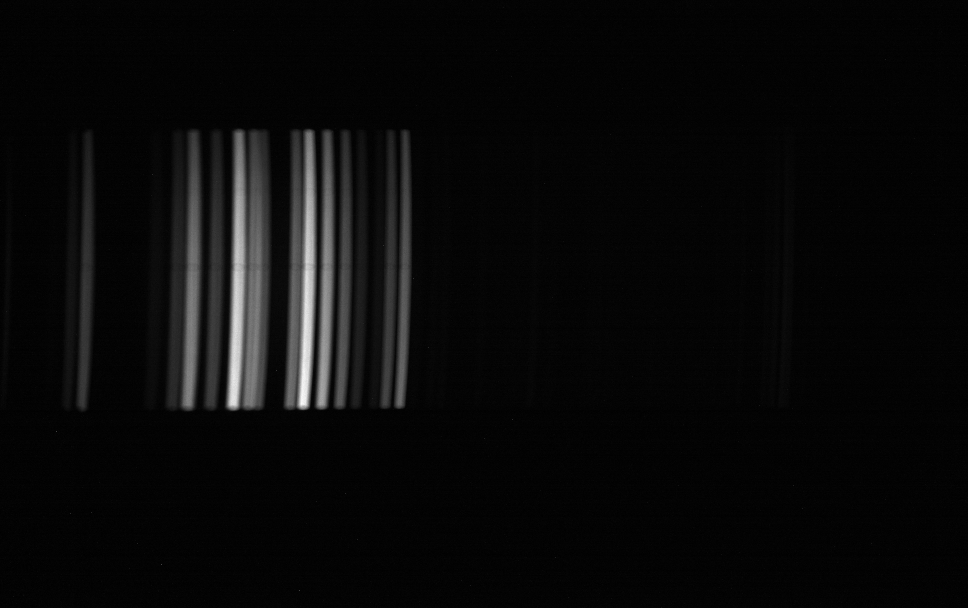
#> input picture calibration/ar_200ms.png, 1936 x 1216 px (shown at 1/2 size)
$ python Ar_wavelength_calibr.py
#> lines starting #> are read from the running program, lines starting #| are printed output that depends on the picture; long printed decimals are rounded
#!/usr/bin/env python3
"""
This script uses:
- INPUTS (originals):  ar_200ms.png, hg_200ms.png
- Flips originals horizontally (spectral axis) before any processing
- Preprocess: crop rows [roi_top:roi_bottom], bin along x (binning_factor)
- Process: integrate spectrum, align Ar->Hg, estimate alpha, subtract alpha*Ar from Hg
- Detect peaks and plot spectra
- Fit linear + quadratic calibration using your chosen pixel_points and nm_points
- Saves outputs
"""
import os
import cv2
import numpy as np
import matplotlib.pyplot as plt
from scipy.signal import correlate, find_peaks

#Set to True to save debug images
save_debug_images = False

# Base directory
base_dir = os.path.dirname(os.path.abspath(__file__))

# Debug folder
debug_dir = os.path.join(base_dir, "debug_calib")
if save_debug_images:
    os.makedirs(debug_dir, exist_ok=True)

# -----------------------------
# CONFIG
# -----------------------------
# Originals (these must exist in same folder as this script)
ar_original_name = "ar_200ms.png"
hg_original_name = "hg_200ms.png"

# Flip originals horizontally
flip_original_x = True

# Preprocess settings (must match camera config)
roi_top = 248
roi_bottom = 803
binning_factor = 2

# Spectrum integration ROI inside the preprocessed image
y_roi = (0, 555)

# Alignment search window (pixels)
max_shift = 10

# Peak detection parameters. How many pixels we are willing to move the spectrums to get them to overlap.
#The other ones - what counts as a peak. 12% of max to be a peak, 10 pixels in distance from each other, and prominence lets ut know how much a peak is sticking up from the neighbours.
min_height_rel = 0.12
min_distance = 10
prominence_rel = 0.03

# Peaks (pixels) selected (from Ar aligned) for calibration (Found by running the script and looking at the printed peaks).
pixel_points = np.array([564, 579, 608, 625, 643, 661, 731, 754, 777, 883], dtype=float)

# Corresponding known wavelengths (from Maries thesis)(nm)
nm_points = np.array([696.54, 706.72, 727.29, 738.40, 750.93, 763.51, 810.95, 826.45, 841.64, 912.30], dtype=float)


# -----------------------------
# CALIBRATION FUNCTIONS (fitted functions)
# -----------------------------
#From previous runs. If anything in script changes - change these too.
def pixel_to_nm_linear(pixel):
    return 0.6773347176 * pixel + 315.1920552541


def pixel_to_nm_quadratic(pixel):
    return -5.6694394352e-05 * pixel**2 + 0.7583713843 * pixel + 286.8160173070


def wavelength_axis(width: int):
    p = np.arange(width, dtype=float)
    return pixel_to_nm_quadratic(p)


# -----------------------------
# I/O + PREPROCESS
# -----------------------------
def load_gray(path: str, flip_x: bool = False) -> np.ndarray:
    image = cv2.imread(path, cv2.IMREAD_UNCHANGED)
    if image is None:
        raise FileNotFoundError(f"Could not read: {path}")

    if image.ndim == 3:
        image = cv2.cvtColor(image, cv2.COLOR_BGR2GRAY)

    image = image.astype(np.float32)

    if flip_x:
        image = np.fliplr(image)

    return image


def bin_image_x(image: np.ndarray, factor: int) -> np.ndarray:
    h, w = image.shape
    new_w = w // factor
    image = image[:, :new_w * factor]  # trim to multiple
    binned = image.reshape(h, new_w, factor).mean(axis=2)
    return binned


def preprocess(image: np.ndarray) -> np.ndarray:
    # Crop in Y (rows)
    cropped = image[roi_top:roi_bottom, :]
    # Bin in X (spectral axis)
    binned = bin_image_x(cropped, binning_factor)
    return binned


def save_u8(path: str, image: np.ndarray) -> None:
    os.makedirs(os.path.dirname(path) or ".", exist_ok=True)
    cv2.imwrite(path, np.clip(image, 0, 255).astype(np.uint8))


# -----------------------------
# SPECTRUM + ALIGN + SUBTRACT
# -----------------------------
def integrated_spectrum(image: np.ndarray, y_roi_local):
    y0, y1 = y_roi_local
    if y1 is None:
        y1 = image.shape[0]
    return image[y0:y1, :].sum(axis=0)


def find_shift(spec_ref: np.ndarray, spec_to_align: np.ndarray, max_shift_local: int = 10) -> int:
    corr = correlate(spec_ref, spec_to_align, mode="full")
    center = len(corr) // 2
    search = corr[center - max_shift_local: center + max_shift_local + 1]
    dx = int(np.argmax(search) - max_shift_local)
    return dx


def estimate_alpha(spec_hg: np.ndarray, spec_ar: np.ndarray, mask=None) -> float:
    if mask is None:
        mask = np.ones_like(spec_hg, dtype=bool)
    num = np.sum(spec_hg[mask] * spec_ar[mask])
    den = np.sum(spec_ar[mask] ** 2)
    return float(num / den) if den > 0 else 0.0

def subtract_ar_from_hg_images(hg_img: np.ndarray, ar_img: np.ndarray, y_roi_local, max_shift_local=10, show_debug=True):
    spec_hg = integrated_spectrum(hg_img, y_roi_local)
    spec_ar = integrated_spectrum(ar_img, y_roi_local)

    dx = find_shift(spec_hg, spec_ar, max_shift_local=max_shift_local)

    spec_ar_shifted = np.roll(spec_ar, dx)
    ar_img_shifted = np.roll(ar_img, dx, axis=1)

    alpha = estimate_alpha(spec_hg, spec_ar_shifted)

    spec_hg_only = np.clip(spec_hg - alpha * spec_ar_shifted, 0, None)
    hg_img_only = np.clip(hg_img - alpha * ar_img_shifted, 0, None)

    if show_debug:
        print(f"Alignment dx = {dx} pixels")
        print(f"Scaling alpha = {alpha:.4f}")

        plt.figure(figsize=(10, 4))
        plt.plot(spec_hg, label="Hg (mixed)")
        plt.plot(alpha * spec_ar_shifted, label="α · Ar (aligned)")
        plt.plot(spec_hg_only, label="Hg only", linewidth=2)
        plt.legend()
        plt.xlabel("Pixel (dispersion)")
        plt.ylabel("Integrated intensity")
        plt.title("Hg − α·Ar (capped at 0)")
        plt.tight_layout()
        plt.show()

    return hg_img_only, spec_hg_only, ar_img_shifted, spec_ar_shifted, dx, alpha


# -----------------------------
# PEAK DETECTION + PLOTTING
# -----------------------------
def find_peaks_in_spectrum(spec: np.ndarray):
    spec = np.asarray(spec, dtype=np.float32)
    max_val = float(spec.max())
    if max_val <= 0:
        raise ValueError("Spectrum has no positive signal (max <= 0).")

    height = min_height_rel * max_val
    prominence = prominence_rel * max_val

    peaks_idx, props = find_peaks(
        spec,
        height=height,
        distance=min_distance,
        prominence=prominence
    )

    peak_vals = spec[peaks_idx]
    order = np.argsort(peak_vals)[::-1]
    return peaks_idx[order], peak_vals[order], props


def print_peaks(name: str, peaks_idx: np.ndarray, peak_vals: np.ndarray, max_print: int = 25):
    print(f"\n{name}: Found {len(peaks_idx)} peaks.")
    for i, (p, v) in enumerate(zip(peaks_idx[:max_print], peak_vals[:max_print]), start=1):
        print(f"{i:2d}: pixel={int(p):4d}, intensity={float(v):.1f}")


def plot_spectrum_with_peaks(spec: np.ndarray, peaks_idx: np.ndarray, title: str):
    plt.figure(figsize=(10, 4))
    plt.plot(spec, label=title)
    if len(peaks_idx) > 0:
        plt.plot(peaks_idx, spec[peaks_idx], "x", label="Peaks")
    plt.xlabel("Pixel")
    plt.ylabel("Integrated intensity")
    plt.title(title)
    plt.legend()
    plt.tight_layout()
    plt.show()


# -----------------------------
# FIT CALIBRATION
# -----------------------------
def fit_linear_and_quadratic(pixel: np.ndarray, nm: np.ndarray):
    c1 = np.polyfit(pixel, nm, 1)
    nm1 = np.polyval(c1, pixel)
    rms1 = float(np.sqrt(np.mean((nm1 - nm) ** 2)))
    max_err1 = float(np.max(np.abs(nm1 - nm)))
    end_errs1 = (float(nm1[0] - nm[0]), float(nm1[-1] - nm[-1]))

    c2 = np.polyfit(pixel, nm, 2)
    nm2 = np.polyval(c2, pixel)
    rms2 = float(np.sqrt(np.mean((nm2 - nm) ** 2)))
    max_err2 = float(np.max(np.abs(nm2 - nm)))

    return (c1, rms1, max_err1, end_errs1), (c2, rms2, max_err2), nm1, nm2


def print_fit_and_errors(pixel: np.ndarray, nm: np.ndarray, coeff2: np.ndarray):
    nm_fit = np.polyval(coeff2, pixel)
    error = nm_fit - nm
    max_error = float(np.max(np.abs(error)))
    rms_error = float(np.sqrt(np.mean(error ** 2)))

    a, b, c = coeff2
    print("\Calibration:")
    print(f"nm = {a:.10e} * p^2 + {b:.10f} * p + {c:.10f}")
    print(f"Quadratic max |error| = {max_error:.3f} nm")

    print("\nError per point (nm):")
    for p, real, pred in zip(pixel, nm, nm_fit):
        print(f"pixel {p:4.0f}:  real={real:8.2f}   pred={pred:8.2f}   err={pred-real:6.3f}")

    print(f"\nRMS error: {rms_error:.3f} nm")


def plot_calibration(pixel: np.ndarray, nm: np.ndarray, coeff2: np.ndarray):
    xx = np.linspace(float(pixel.min()) - 50, float(pixel.max()) + 50, 500)
    plt.figure(figsize=(6, 4))
    plt.scatter(pixel, nm, label="Measured lines")
    plt.plot(xx, np.polyval(coeff2, xx), label="Calibration fit")
    plt.xlabel("Pixel")
    plt.ylabel("Wavelength (nm)")
    plt.legend()
    plt.tight_layout()
    plt.show()


# -----------------------------
# MAIN
# -----------------------------
def main():
    # ---- 0) Load ORIGINALS ----
    ar_path = os.path.join(base_dir, ar_original_name)
    hg_path = os.path.join(base_dir, hg_original_name)

    ar_orig = load_gray(ar_path, flip_x=flip_original_x)
#> in load_gray, image is the input picture: shape (1216, 1936); min 0, max 255, mean 9.5
    hg_orig = load_gray(hg_path, flip_x=flip_original_x)
#> call 2 of load_gray, with path = 'calibration/hg_200ms.png', flip_x = True
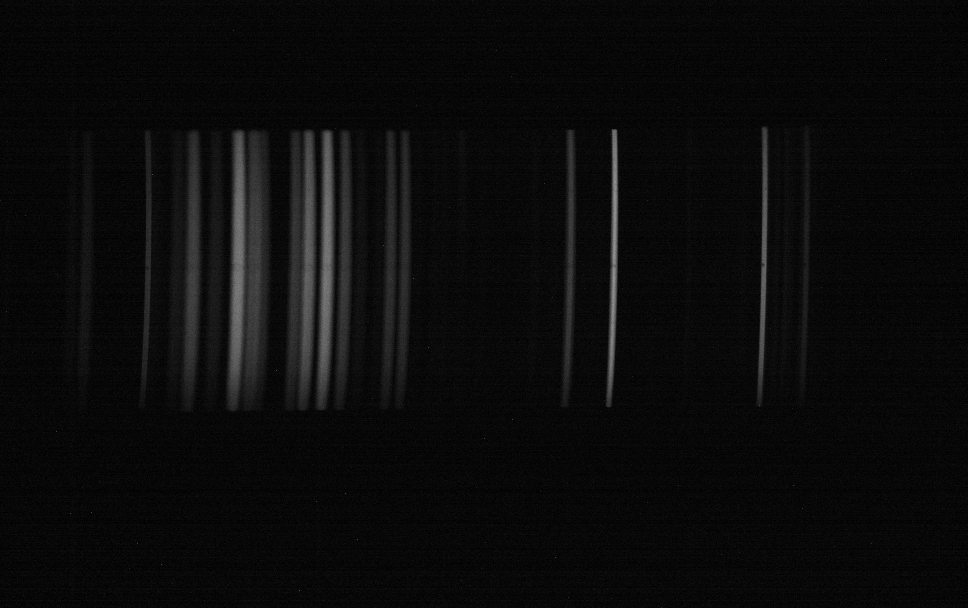
#> input picture calibration/hg_200ms.png, 1936 x 1216 px (shown at 1/2 size)
#> in load_gray, image is the input picture: shape (1216, 1936); min 0, max 255, mean 11.1

    print(f"Loaded originals:")
    print(f"  ar: {ar_original_name} shape={ar_orig.shape} flip_x={flip_original_x}")
#|   ar: ar_200ms.png shape=(1216, 1936) flip_x=True
    print(f"  hg: {hg_original_name} shape={hg_orig.shape} flip_x={flip_original_x}")
#|   hg: hg_200ms.png shape=(1216, 1936) flip_x=True


    # ---- 1) Preprocess (crop y + bin x) ----
    ar_pre = preprocess(ar_orig)
    hg_pre = preprocess(hg_orig)
#> in preprocess (call 2), `cropped = image[roi_top:roi_bottom, :]`:
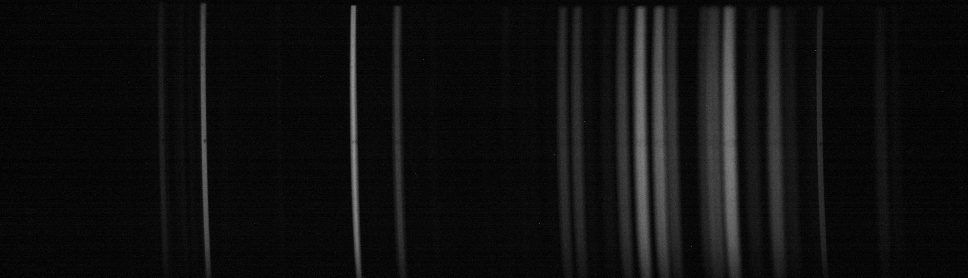
#> cropped: shape (555, 1936) float32 (shown at 1/2 size); min 0, max 255, mean 15.8
#> call 2 of bin_image_x, with factor = 2
#> in bin_image_x (call 2), `binned = image.reshape(h, new_w, factor).mean(axis=2)`:
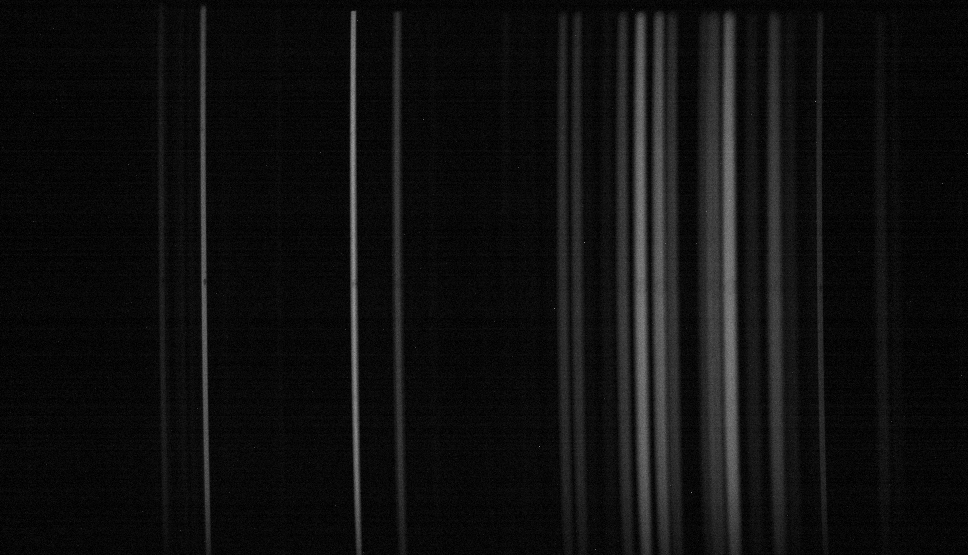
#> binned: shape (555, 968) float32; min 0, max 155.5, mean 15.8

    print(f"\nPreprocess:")
    print(f"  ar: {ar_orig.shape} -> {(roi_bottom-roi_top, ar_orig.shape[1])} -> {ar_pre.shape}")
#|   ar: (1216, 1936) -> (555, 1936) -> (555, 968)
    print(f"  hg: {hg_orig.shape} -> {(roi_bottom-roi_top, hg_orig.shape[1])} -> {hg_pre.shape}")
#|   hg: (1216, 1936) -> (555, 1936) -> (555, 968)

    # ---- 2) Spectra + Align + Subtract ----
    # 2.1 Ar spectrum (raw / preprocessed)
    ar_spec = integrated_spectrum(ar_pre, y_roi)
#> ar_spec = 968 values, max 103303 at index 660, min 1417.5 at index 18, mean 9478.7
    ar_peaks_idx, ar_peak_vals, _ = find_peaks_in_spectrum(ar_spec)
#> in find_peaks_in_spectrum, `spec = np.asarray(spec, dtype=np.float32)`: spec has the same summary as ar_spec in main
#> in find_peaks_in_spectrum, `max_val = float(spec.max())`: max_val = 103303
#> in find_peaks_in_spectrum, `height = min_height_rel * max_val`: height = 12396.4
#> in find_peaks_in_spectrum, `prominence = prominence_rel * max_val`: prominence = 3099.1
#> in find_peaks_in_spectrum, `peaks_idx, props = find_peaks( spec, height=height, distance=min_dista..`: peaks_idx = [563, 578, 607, 624, 642, 660, 673, 715, 730, 753, 776, 882]; props = 4 items
#> in find_peaks_in_spectrum, `peak_vals = spec[peaks_idx]`: peak_vals = [41738, 27520.5, 13749.5, 37455.5, 67434, 103303, 47097, 53819.5, 96713.5, 27185.5, 56333.5, 23968.5]
#> in find_peaks_in_spectrum, `order = np.argsort(peak_vals)[::-1]`: order = [5, 8, 4, 10, 7, 6, 0, 3, 1, 9, 11, 2]
#> ar_peaks_idx = [660, 730, 642, 776, 715, 673, 563, 624, 578, 753, 882, 607]; ar_peak_vals = [103303, 96713.5, 67434, 56333.5, 53819.5, 47097, 41738, 37455.5, 27520.5, 27185.5, 23968.5, 13749.5]
    print_peaks("Ar (preprocessed)", ar_peaks_idx, ar_peak_vals)
#| Ar (preprocessed): Found 12 peaks.
#> the loop in print_peaks, `for i, (p, v) in enumerate(zip(peaks_idx[:max_print], peak_vals[:max_p..` made 12 passes
#> (p, v) on passes 1 to 12: (660, 103303), (730, 96713.5), (642, 67434), (776, 56333.5), (715, 53819.5), (673, 47097), (563, 41738), (624, 37455.5), (578, 27520.5), (753, 27185.5), (882, 23968.5), (607, 13749.5)
#|  1: pixel= 660, intensity=103303.0
#|  2: pixel= 730, intensity=96713.5
#|  3: pixel= 642, intensity=67434.0
#|  4: pixel= 776, intensity=56333.5
#|  5: pixel= 715, intensity=53819.5
#|  6: pixel= 673, intensity=47097.0
#|  7: pixel= 563, intensity=41738.0
#|  8: pixel= 624, intensity=37455.5
#> (further printed lines are left out)
    plot_spectrum_with_peaks(ar_spec, ar_peaks_idx, "Ar (preprocessed)")

    # 2.2 Hg-only (Hg - alpha*Ar aligned)
    hg_only_img, hg_only_spec, ar_img_aligned, ar_spec_aligned, dx, alpha = subtract_ar_from_hg_images(
        hg_img=hg_pre,
        ar_img=ar_pre,
        y_roi_local=y_roi,
        max_shift_local=max_shift,
        show_debug=True,
    )
#> in subtract_ar_from_hg_images, `spec_hg = integrated_spectrum(hg_img, y_roi_local)`: spec_hg = 968 values, max 58675.5 at index 354, min 3444 at index 13, mean 8787.4
#> in subtract_ar_from_hg_images, `spec_ar = integrated_spectrum(ar_img, y_roi_local)`: spec_ar has the same summary as ar_spec in main
#> in find_shift, `corr = correlate(spec_ref, spec_to_align, mode="full")`: corr = 1935 values, max 2.14e+11 at index 967, min 5168900 at index 1934, mean 4.03e+10
#> in find_shift, `center = len(corr) // 2`: center = 967
#> in find_shift, `search = corr[center - max_shift_local: center + max_shift_local + 1]`: search = 21 values, max 2.14e+11 at index 10, min 1.52e+11 at index 20, mean 1.83e+11
#> in find_shift, `dx = int(np.argmax(search) - max_shift_local)`: dx = 0
#> in subtract_ar_from_hg_images, `spec_ar_shifted = np.roll(spec_ar, dx)`: spec_ar_shifted has the same summary as ar_spec in main
#> in estimate_alpha, `num = np.sum(spec_hg[mask] * spec_ar[mask])`: num = 2.14e+11
#> in estimate_alpha, `den = np.sum(spec_ar[mask] ** 2)`: den = 3.72e+11
#> in subtract_ar_from_hg_images, `alpha = estimate_alpha(spec_hg, spec_ar_shifted)`: alpha = 0.576
#> in subtract_ar_from_hg_images, `spec_hg_only = np.clip(spec_hg - alpha * spec_ar_shifted, 0, None)`: spec_hg_only = 968 values, max 57488.6 at index 354, min 0 at index 559, mean 3669.5
#> in subtract_ar_from_hg_images, `hg_img_only = np.clip(hg_img - alpha * ar_img_shifted, 0, None)`:
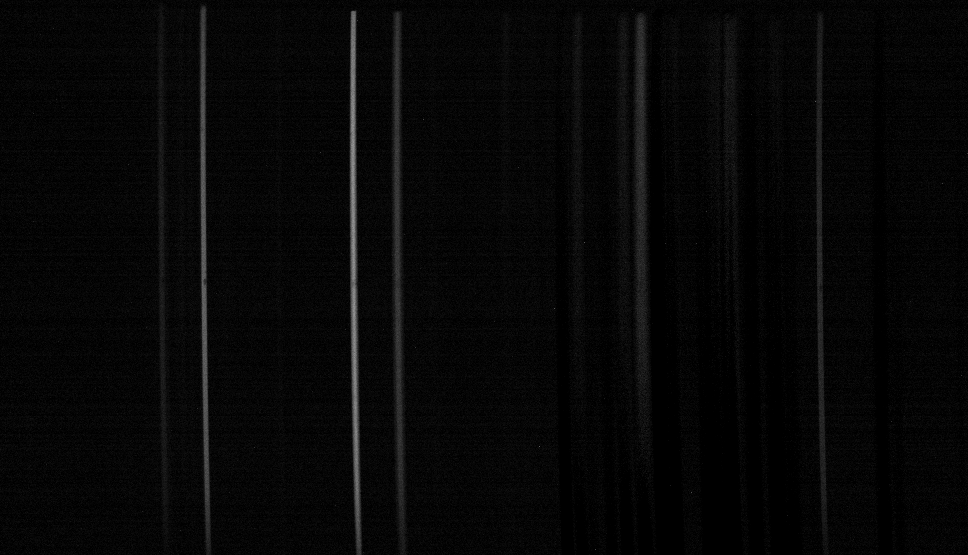
#> hg_img_only: shape (555, 968) float32; min 0, max 153.8, mean 7.3
#| Alignment dx = 0 pixels
#| Scaling alpha = 0.5756
#> in subtract_ar_from_hg_images, `plt.show()`:
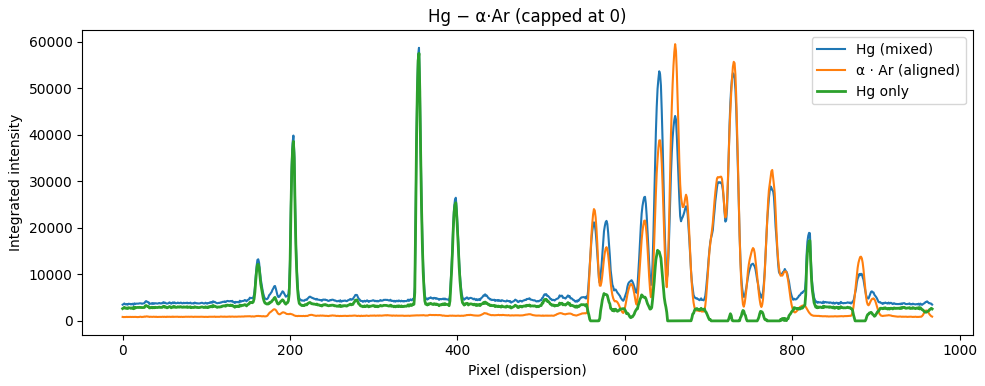
#> figure drawn by matplotlib, 1 panel; curve peaks at x = 354, y = 58675.5; curve peaks at x = 660, y = 59461.5; curve peaks at x = 354, y = 57488.6
#> hg_only_spec has the same summary as spec_hg_only in subtract_ar_from_hg_images; ar_spec_aligned has the same summary as ar_spec; dx = 0; alpha = 0.576

    hg_peaks_idx, hg_peak_vals, _ = find_peaks_in_spectrum(hg_only_spec)
#> hg_peaks_idx = [354, 204, 398, 821, 639, 162]; hg_peak_vals = [57488.6, 38565.9, 25381.8, 17244.7, 15172.4, 12161.2]
    print_peaks("Hg only", hg_peaks_idx, hg_peak_vals)
#| Hg only: Found 6 peaks.
#> the loop in print_peaks (call 2), `for i, (p, v) in enumerate(zip(peaks_idx[:max_print], peak_vals[:max_p..` made 6 passes
#> (p, v) on passes 1 to 6: (354, 57488.6), (204, 38565.9), (398, 25381.8), (821, 17244.7), (639, 15172.4), (162, 12161.2)
#|  1: pixel= 354, intensity=57488.6
#|  2: pixel= 204, intensity=38565.9
#|  3: pixel= 398, intensity=25381.8
#|  4: pixel= 821, intensity=17244.7
#|  5: pixel= 639, intensity=15172.4
#|  6: pixel= 162, intensity=12161.2
    plot_spectrum_with_peaks(hg_only_spec, hg_peaks_idx, "Hg only")
#> call 2 of plot_spectrum_with_peaks, with spec = array of shape (968,), peaks_idx = array of shape (6,), title = 'Hg only'
#> in plot_spectrum_with_peaks (call 2), `plt.show()`:
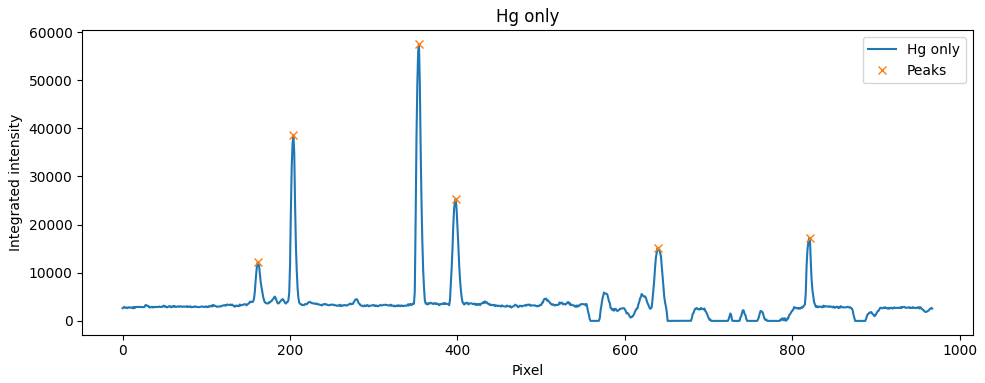
#> figure drawn by matplotlib, 1 panel; curve peaks at x = 354, y = 57488.6

    ar_aligned_peaks_idx, ar_aligned_peak_vals, _ = find_peaks_in_spectrum(ar_spec_aligned)
#> ar_aligned_peaks_idx has the same summary as ar_peaks_idx; ar_aligned_peak_vals has the same summary as ar_peak_vals
    print_peaks("Ar (aligned)", ar_aligned_peaks_idx, ar_aligned_peak_vals)
#| Ar (aligned): Found 12 peaks.
    plot_spectrum_with_peaks(ar_spec_aligned, ar_aligned_peaks_idx, "Ar (aligned)")


    if save_debug_images:
        ar_flip_dbg = os.path.join(debug_dir, "ar_200ms_flipped_debug.png")
        hg_flip_dbg = os.path.join(debug_dir, "hg_200ms_flipped_debug.png")
        save_u8(ar_flip_dbg, ar_orig)
        save_u8(hg_flip_dbg, hg_orig)

        ar_pre_name = f"ar_200ms_roi{roi_top}-{roi_bottom}_bin{binning_factor}.png"
        hg_pre_name = f"hg_200ms_roi{roi_top}-{roi_bottom}_bin{binning_factor}.png"
        save_u8(os.path.join(debug_dir, ar_pre_name), ar_pre)
        save_u8(os.path.join(debug_dir, hg_pre_name), hg_pre)

        save_u8(os.path.join(debug_dir, "hg_only_u8_debug.png"), hg_only_img)
        save_u8(os.path.join(debug_dir, "ar_aligned_u8_debug.png"), ar_img_aligned)
        print(f"Size of hg_only_img (H,W): {hg_only_img.shape}")
        print(f"Size of ar_aligned_img (H,W): {ar_img_aligned.shape}")

    # ---- 2.3 Sanity: wavelength axis ----
    # (Only meaningful for widths that exist in your current processed data)
    nm_axis = wavelength_axis(hg_only_img.shape[1])
#> nm_axis = 968 values from 286.8 to 967.1
    print("\nWavelength axis sanity:")
    print("  nm_axis[0], nm_axis[-1] =", float(nm_axis[0]), float(nm_axis[-1]))
#|   nm_axis[0], nm_axis[-1] = 286.816 967.147

    # ---- 3) Fit calibration (same as fit_calibration.py) ----
    (c1, rms1, max_err1, end_errs1), (c2, rms2, max_err2), _, _ = fit_linear_and_quadratic(pixel_points, nm_points)

    print("\n--- Fit results ---")
    print("Linear:     nm = {:.10f}*p + {:.10f}   RMS = {:.3f} nm".format(c1[0], c1[1], rms1))
    print("Linear max |error| =", max_err1)
    print("Linear end errors:", end_errs1[0], end_errs1[1])

    print("Quadratic:  nm = {:.10e}*p^2 + {:.10f}*p + {:.10f}   RMS = {:.3f} nm".format(
        c2[0], c2[1], c2[2], rms2
    ))

    print_fit_and_errors(pixel_points, nm_points, c2)
    plot_calibration(pixel_points, nm_points, c2)
#> in plot_calibration, `plt.show()`:
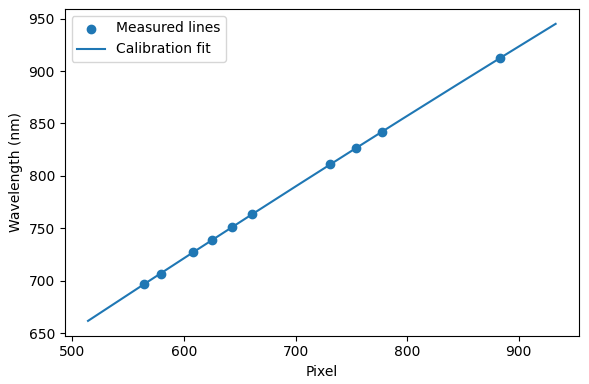
#> figure drawn by matplotlib, 1 panel; curve peaks at x = 933, y = 945


if __name__ == "__main__":
    main()

    #--------- TESTING ----------

    # Load test image
    test_path = os.path.join(base_dir, "660nmLC30int.png")
    image = cv2.imread(test_path, cv2.IMREAD_GRAYSCALE)
    if image is None:
#> (the run stopped early here; a loop or call above may not have finished)
